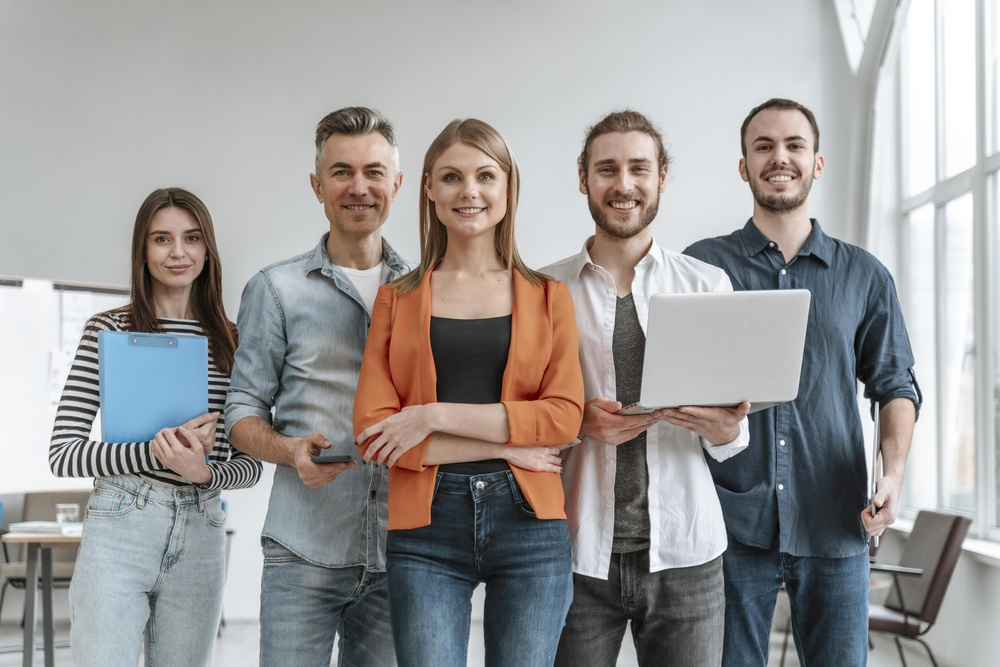
#> input picture basic-cv/people.jpg, 1000 x 667 px, shrunk from 7807 x 5207 before the run, given in place of the camera
$ python mv-object-detection.py
#> lines starting #> are read from the running program, lines starting #| are printed output that depends on the picture; after the words box and inside, x2 and y2 are one past the last pixel; in counts of white or black regions, pixels touching at a corner belong together
import cv2

#Initialize video capture (0 is for the default camera )
cap = cv2.VideoCapture(0)

#Initialize the background subtractor
bg_subtractor = cv2.createBackgroundSubtractorMOG2(history=500, varThreshold=50, detectShadows=False)


while True:

    #Capture frame-by-frame
    ret, frame = cap.read()
#> frame is the input picture: shape (667, 1000, 3); mean B, G, R 152.7, 153.7, 155.6

     # Flip the frame horizontally (mirror effect)
    frame = cv2.flip(frame, 1)
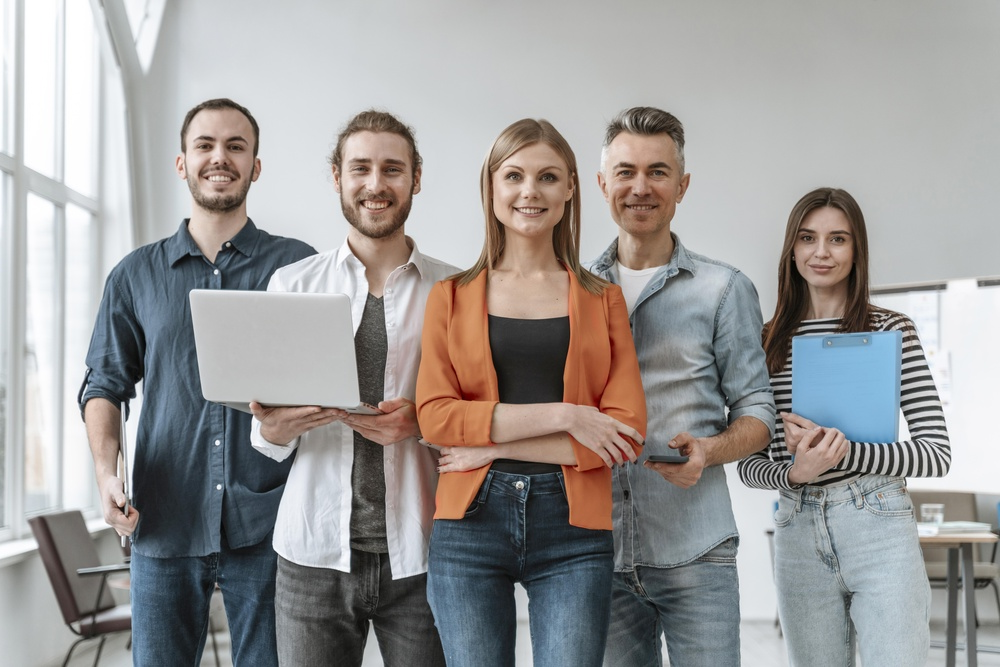
#> frame: shape (667, 1000, 3); mean B, G, R 152.7, 153.7, 155.6

    if not ret:
        break

    #Apply background subtraction to get the foreground mask
    fg_mask = bg_subtractor.apply(frame)
#> fg_mask: shape (667, 1000); every value is 255

    # cv2.imshow("before noise ", fg_mask)
    #Removing noise and small objects using morphological operation (optional)
    kernel = cv2.getStructuringElement(cv2.MORPH_ELLIPSE, (3, 3))
    fg_mask = cv2.morphologyEx(fg_mask, cv2.MORPH_OPEN, kernel)

    #Find contours in the foreground mask
    contours, _ = cv2.findContours(fg_mask, cv2.RETR_EXTERNAL, cv2.CHAIN_APPROX_SIMPLE )
#> contours = [[[0, 0], [0, 666], [999, 666], [999, 0]]]

    #Draw bounding boxes around detected moving objects
    for contour in contours:
        if cv2.contourArea(contour) > 500:
            x, y, w, h = cv2.boundingRect(contour)
            cv2.rectangle(frame, (x,y), (x+w, y+h), (0, 255, 0), 2)
            text = "Moving object detected"
#> this loop made 1 pass
#> (contour, x, y, w, h, text) on pass 1: ([[0, 0], [0, 666], [999, 666], [999, 0]], 0, 0, 1000, 667, 'Moving object detected')
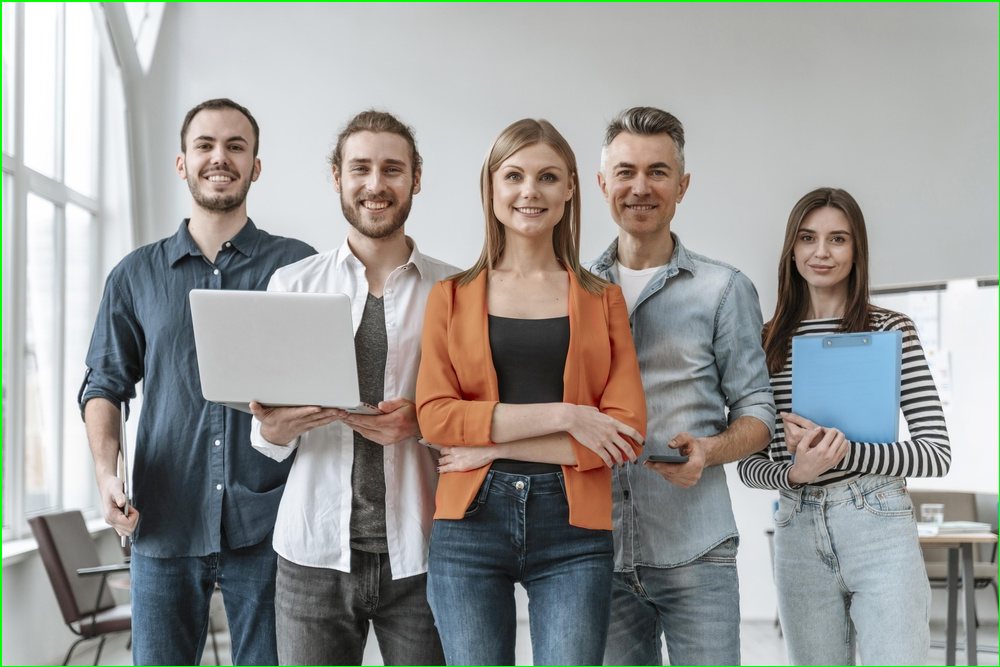
#> frame: shape (667, 1000, 3); 0.75% of pixels changed, all inside (x1, y1, x2, y2) = (0, 0, 1000, 667)


    #Display the status message on the frame
    cv2.putText(frame, text, (10, 20), cv2.FONT_HERSHEY_SIMPLEX, 1.0, (0, 0, 255), 2)
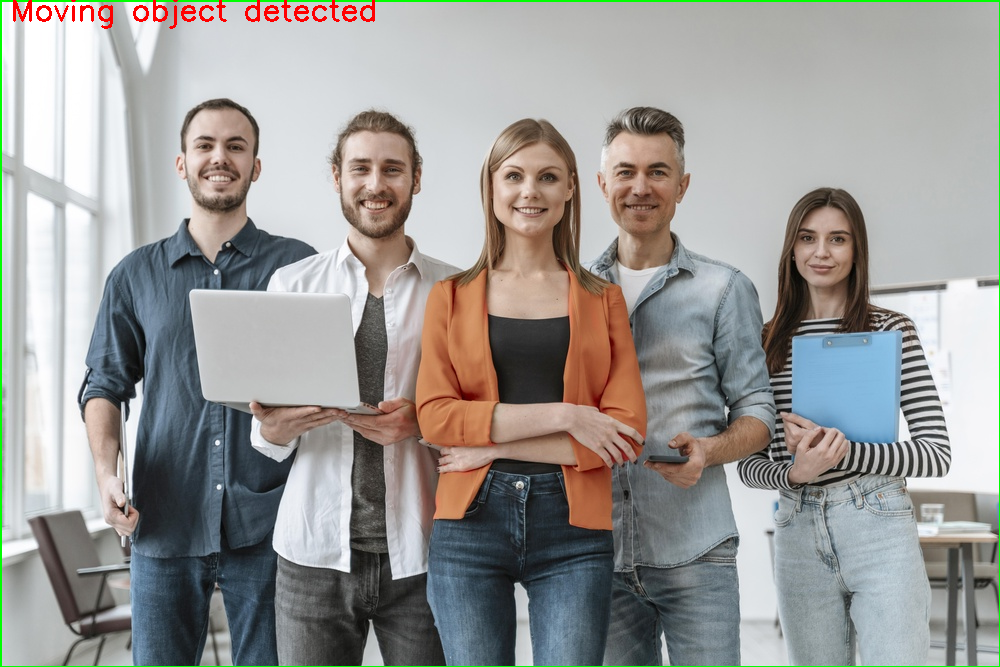
#> frame: shape (667, 1000, 3); 0.38% of pixels changed, all inside (x1, y1, x2, y2) = (13, 0, 375, 29)
    #Display the original frame with bounding boxes
    cv2.imshow('Moving Object Detection', frame)

    #Display the foreground mask (for visualization purposes)
    cv2.imshow('Foreground Mask', fg_mask)


    if cv2.waitKey(30) & 0xFF == ord('q'):
#> (key q is pressed here)
        break

cap.release()
cv2.destroyAllWindows()
